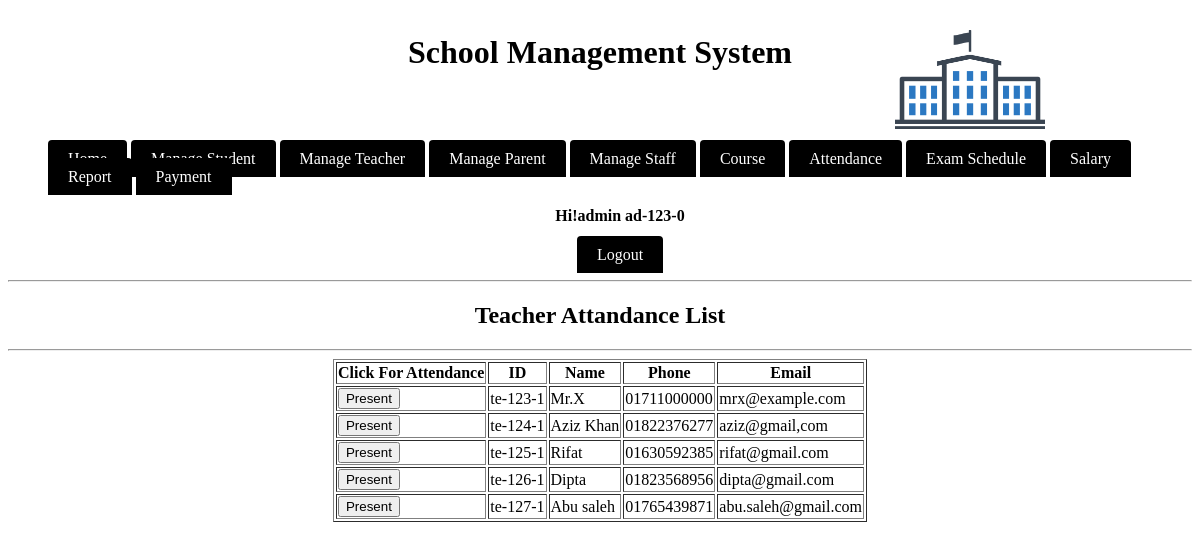
/module/admin/teacherAttendance.php (signed in), run on the app's committed database.
### tables this page shows
CREATE TABLE IF NOT EXISTS `teachers` (
  `id` varchar(20) NOT NULL,
  `name` varchar(20) NOT NULL,
  `password` varchar(20) NOT NULL,
  `phone` varchar(13) NOT NULL,
  `email` varchar(20) NOT NULL,
  `address` varchar(30) NOT NULL,
  `sex` varchar(7) NOT NULL,
  `dob` date NOT NULL,
  `hiredate` date NOT NULL,
  `salary` double NOT NULL,
  UNIQUE KEY `id` (`id`)
);

### module/admin/main.php (called while the page is built, shortened)
<?php
$check=$_SESSION['login_id'];
$session=mysql_query("SELECT name  FROM admin WHERE id='$check' ");
$row=mysql_fetch_array($session);
$login_session = $loged_user_name = $row['name'];
?>

### module/admin/teacherAttendance.php (the view, shortened to what this page needs)
<?php
include_once('main.php');
$sql = "SELECT * FROM teachers where id not in (select attendedid from attendance where date=CURDATE())";
$res= mysql_query($sql);
$string = "";
while($row = mysql_fetch_array($res)){
    $string .= "<form action='attendTeacher.php' method='post'>".
    "<tr><td><input type='submit' name='submit' value='Present'></td>".
    '<input type="hidden" value="'.$row['id'].'" name="id" />'.
    '<td>'.$row['id'].'</td><td>'.$row['name'].
    '</td><td>'.$row['phone'].'</td><td>'.$row['email'].'</td></tr></form>';
}
?>
<html>
    <head>
		    <link rel="stylesheet" type="text/css" href="../../source/CSS/style.css">
		</head>
    <body>
			  <div class="header"><h1>School Management System</h1></div>
			  <div class="divtopcorner">
				    <img src="../../source/logo.jpg" height="150" width="150" alt="School Management System"/>
				</div>
			<br/><br/>
				<ul>
				    <li class="manulist">
						    <a class ="menulista" href="index.php">Home</a>
								<a class ="menulista" href="manageStudent.php">Manage Student</a>
								<a class ="menulista" href="manageTeacher.php">Manage Teacher</a>
								<a class ="menulista" href="manageParent.php">Manage Parent</a>
								<a class ="menulista" href="manageStaff.php">Manage Staff</a>
								<a class ="menulista" href="course.php">Course</a>
								<a class ="menulista" href="index.php">Attendance</a>
								<a class ="menulista" href="index.php">Exam Schedule</a>
								<a class ="menulista" href="index.php">Salary</a>
								<a class ="menulista" href="index.php">Report</a>
								<a class ="menulista" href="index.php">Payment</a>
							<div align="center">
								<h4>Hi!admin <?php echo $check." ";?></h4>
								<a class ="menulista" href="logout.php" onmouseover="changemouseover(this);" onmouseout="changemouseout(this,'<?php echo ucfirst($loged_user_name);?>');"><?php echo "Logout";?></a>
						</div>
						</li>
				</ul>
			  <hr/>
        <center>
            <h2>Teacher Attandance List</h2><hr/>
              <table border="1">
                <tr>
                    <th>Click For Attendance</th>
                    <th>ID</th>
                    <th>Name</th>
                    <th>Phone</th>
                    <th>Email</th>
                </tr>
                <?php echo $string;?>
              </table>
        </center>
		</body>
</html>

### source/CSS/style.css (style rules this page uses)
.divtopcorner { position:absolute; top:0px; right: 150px; color:black; text-align:center; padding:5px; }
.header { color:black; text-align:center; padding:5px; }
.manulist { display:inline; left:100px; }
.menulista { background-color: black; color: white; padding: 10px 20px; text-decoration: none; border-radius: 4px 4px 0 0; }

### data on the page
teachers: id "te-123-1", name "Mr.X", phone "01711000000", email "mrx@example.com"
teachers: id "te-124-1", name "Aziz Khan", phone "01822376277", email "aziz@gmail,com"
teachers: id "te-125-1", name "Rifat", phone "01630592385", email "rifat@gmail.com"
teachers: id "te-126-1", name "Dipta", phone "01823568956", email "dipta@gmail.com"
teachers: id "te-127-1", name "Abu saleh", phone "01765439871", email "abu.saleh@gmail.com"

### other printed values
$check "ad-123-0"
